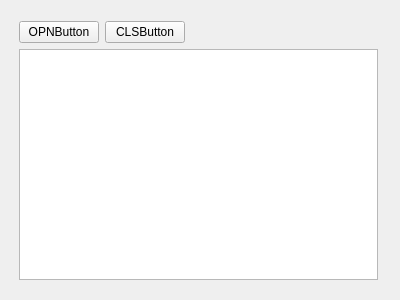
<?xml version="1.0" encoding="UTF-8"?>
<ui version="4.0">
 <class>DebuggerWidget</class>
 <widget class="QWidget" name="DebuggerWidget">
  <property name="enabled">
   <bool>true</bool>
  </property>
  <property name="geometry">
   <rect>
    <x>0</x>
    <y>0</y>
    <width>400</width>
    <height>300</height>
   </rect>
  </property>
  <property name="minimumSize">
   <size>
    <width>400</width>
    <height>300</height>
   </size>
  </property>
  <property name="maximumSize">
   <size>
    <width>600</width>
    <height>400</height>
   </size>
  </property>
  <property name="windowTitle">
   <string>DebuggerWidget</string>
  </property>
  <widget class="QWidget" name="">
   <property name="geometry">
    <rect>
     <x>8</x>
     <y>10</y>
     <width>381</width>
     <height>281</height>
    </rect>
   </property>
   <layout class="QVBoxLayout" name="verticalLayout">
    <item>
     <layout class="QHBoxLayout" name="horizontalLayout">
      <item>
       <widget class="QPushButton" name="OPNButton">
        <property name="enabled">
         <bool>true</bool>
        </property>
        <property name="text">
         <string>OPNButton</string>
        </property>
       </widget>
      </item>
      <item>
       <widget class="QPushButton" name="CLSButton">
        <property name="enabled">
         <bool>true</bool>
        </property>
        <property name="text">
         <string>CLSButton</string>
        </property>
        <property name="flat">
         <bool>false</bool>
        </property>
       </widget>
      </item>
      <item>
       <spacer name="horizontalSpacer">
        <property name="orientation">
         <enum>Qt::Horizontal</enum>
        </property>
        <property name="sizeHint" stdset="0">
         <size>
          <width>88</width>
          <height>20</height>
         </size>
        </property>
       </spacer>
      </item>
     </layout>
    </item>
    <item>
     <widget class="QTextEdit" name="outputText">
      <property name="readOnly">
       <bool>true</bool>
      </property>
     </widget>
    </item>
   </layout>
  </widget>
 </widget>
 <layoutdefault spacing="6" margin="11"/>
 <resources/>
 <connections/>
</ui>
